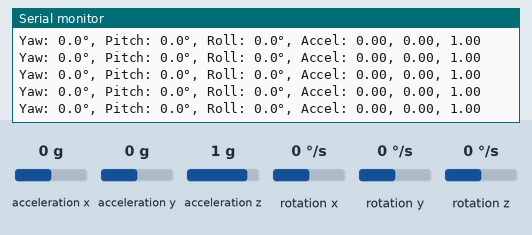
This sketch was run on a simulated Arduino Nano 33 IoT. Shown: the last lines printed to the serial monitor. Inputs (shaded band) come from the test bench; at power-on: acceleration x 0 g, acceleration y 0 g, acceleration z 1 g, rotation x 0 °/s, rotation z 0 °/s, rotation y 0 °/s. Nothing arrives over Bluetooth unless stated.

Above: at 1.2 s.
1.3 s: acceleration x set to -1.4 g
At 1.35 s:
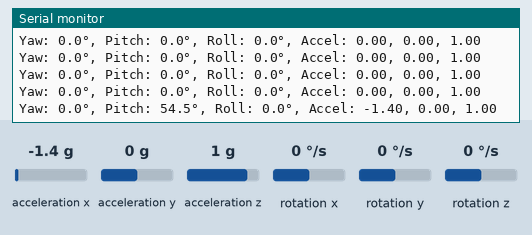
2.8 s: acceleration y set to -1.4 g
At 2.8 s:
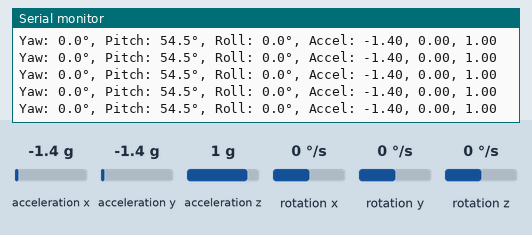
4.3 s: acceleration z set to -1.4 g
At 4.3 s:
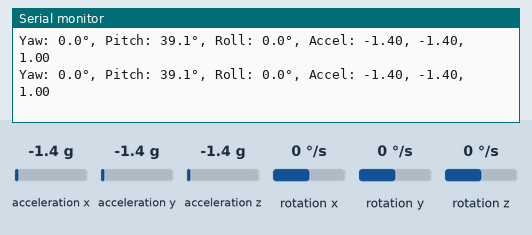
5.8 s: rotation x set to -192 °/s
At 5.84 s:
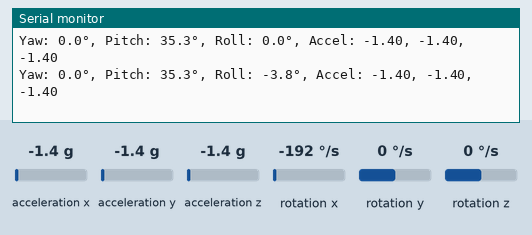
7.3 s: rotation z set to -192 °/s
At 7.33 s:
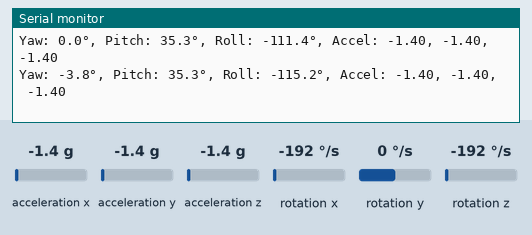
Timing chart, 0 to 9.8 s (numbered marks = the images above; inputs shaded):
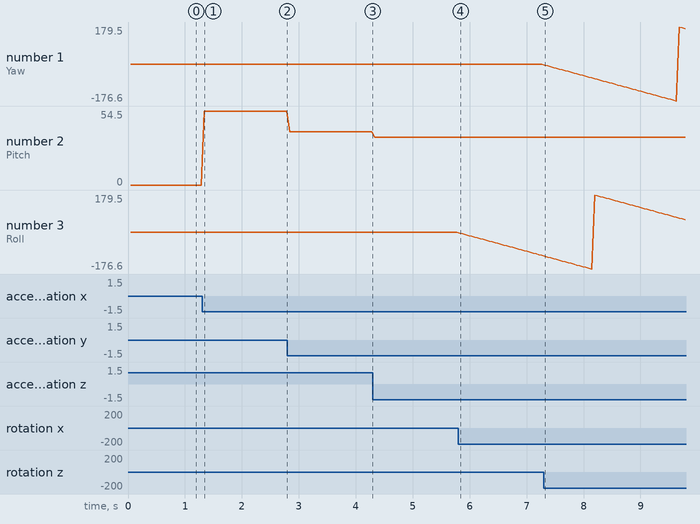

Measured:
- after the input at 1.3 s, the serial monitor: prints a new line at once (image 1)
- after the input at 5.8 s, the serial monitor: prints a new line at once (image 4)
- after the input at 7.3 s, the serial monitor: prints a new line at once (image 5)
- plotted number 2: 0 → 54.5 after the input at 1.3 s, 54.5 → 39.1 after the input at 2.8 s, 39.1 → 35.3 after the input at 4.3 s
- plotted number 3: 0 → -111.4 after the input at 5.8 s

The sketch:

xiao_control.ino
```cpp
#include <ArduinoBLE.h>
#include <LSM6DS3.h>

// BLE Service and Characteristics
BLEService imuService("12345678-1234-1234-1234-123456789abc");
BLECharacteristic imuDataChar("12345678-1234-1234-1234-123456789abd", BLERead | BLENotify, 24);

// IMU data structure
struct IMUData {
  float yaw;
  float pitch;
  float roll;
  float accelX;
  float accelY;
  float accelZ;
};

// Initialize LSM6DS3 sensor
LSM6DS3 myIMU(I2C_MODE, 0x6A);

IMUData imuData;
unsigned long lastUpdate = 0;
const unsigned long updateInterval = 50; // 20Hz

void setup() {
  Serial.begin(9600);

  // Initialize IMU
  if (myIMU.begin() != 0) {
    Serial.println("Failed to initialize IMU!");
    while (1);
  }
  Serial.println("IMU initialized successfully!");

  // Initialize BLE
  if (!BLE.begin()) {
    Serial.println("Starting BLE failed!");
    while (1);
  }

  // Set BLE device name and service
  BLE.setLocalName("XIAO_IMU_Controller");
  BLE.setDeviceName("XIAO_IMU_Controller");
  BLE.setAdvertisedService(imuService);

  // Add characteristics
  imuService.addCharacteristic(imuDataChar);
  BLE.addService(imuService);

  // Set initial values
  imuDataChar.writeValue((byte*)&imuData, sizeof(imuData));

  // Start advertising
  BLE.advertise();
  Serial.println("BLE device is now advertising as 'XIAO_IMU_Controller'");
}

void loop() {
  BLE.poll();

  // Update IMU data at specified interval
  if (millis() - lastUpdate >= updateInterval) {
    updateIMUData();
    sendIMUData();
    lastUpdate = millis();
  }
}

void updateIMUData() {
  float accelX, accelY, accelZ;
  float gyroX, gyroY, gyroZ;

  // Read acceleration data
  accelX = myIMU.readFloatAccelX();
  accelY = myIMU.readFloatAccelY();
  accelZ = myIMU.readFloatAccelZ();

  // Read gyroscope data
  gyroX = myIMU.readFloatGyroX();
  gyroY = myIMU.readFloatGyroY();
  gyroZ = myIMU.readFloatGyroZ();

  // Calculate pitch from accelerometer (more accurate for tilt)
  // Pitch = atan2(-accelX, sqrt(accelY*accelY + accelZ*accelZ)) * 180/PI
  float pitch = atan2(-accelX, sqrt(accelY*accelY + accelZ*accelZ)) * 180.0 / PI;

  // Simple gyro integration for yaw and roll
  static float yawAngle = 0.0;
  static float rollAngle = 0.0;

  // Integrate gyro data (assuming 50Hz update rate)
  float dt = 0.02; // 50Hz = 20ms
  yawAngle += gyroZ * dt;
  rollAngle += gyroX * dt;

  // Keep angles in -180 to +180 range
  while (yawAngle > 180) yawAngle -= 360;
  while (yawAngle < -180) yawAngle += 360;
  while (rollAngle > 180) rollAngle -= 360;
  while (rollAngle < -180) rollAngle += 360;

  imuData.yaw = yawAngle;
  imuData.pitch = pitch;
  imuData.roll = rollAngle;

  imuData.accelX = accelX;
  imuData.accelY = accelY;
  imuData.accelZ = accelZ;
}

void sendIMUData() {
  imuDataChar.writeValue((byte*)&imuData, sizeof(imuData));

  // Debug output
  Serial.print("Yaw: "); Serial.print(imuData.yaw, 1);
  Serial.print("°, Pitch: "); Serial.print(imuData.pitch, 1);
  Serial.print("°, Roll: "); Serial.print(imuData.roll, 1);
  Serial.print("°, Accel: "); Serial.print(imuData.accelX, 2);
  Serial.print(", "); Serial.print(imuData.accelY, 2);
  Serial.print(", "); Serial.println(imuData.accelZ, 2);
}
```
